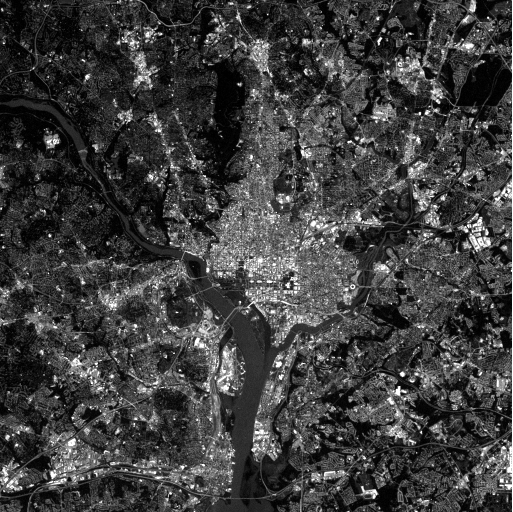
#> input picture images/WashingtonDCBand1.bmp, 1026 x 1024 px (shown at 1/2 size); its folder holds 4 pictures in this run; the run also reads 1 picture not shown here
$ python 11-04.py
#> lines starting #> are read from the running program, lines starting #| are printed output that depends on the picture
"""
Copyright (C) 2025 Fu Tszkok

:module: Project 11-04
:function: Principal Components
:author: Fu Tszkok
:date: 2025-09-25
:license: AGPLv3 + Additional Restrictions (Non-Commercial Use)

This code is licensed under GNU Affero General Public License v3 (AGPLv3) with additional terms.
- Commercial use prohibited (including but not limited to sale, integration into commercial products)
- Academic use requires clear attribution in code comments or documentation

Full AGPLv3 text available in LICENSE file or at <https://www.gnu.org/licenses/agpl-3.0.html>
"""

import cv2 as cv
import matplotlib.pyplot as plt
import numpy as np


# [50 lines left out: functions calculate_pca, transform_to_pc, reconstruct_data, not called in this run]


# Load the 6 grayscale bands of the WashingtonDC dataset.
band_images = [cv.imread(f'../../images/WashingtonDCBand{i}.bmp', cv.IMREAD_GRAYSCALE) for i in range(1, 7)]
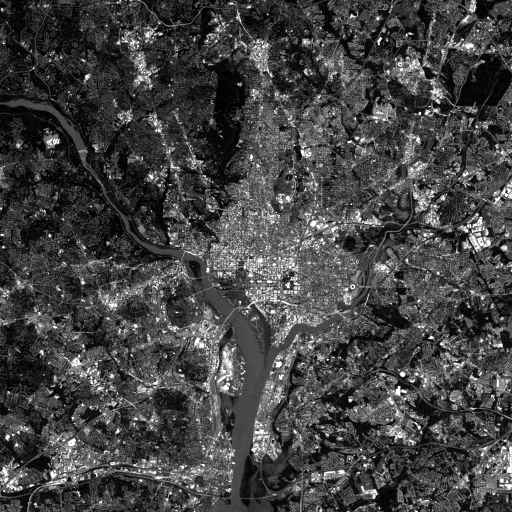
#> input picture images/WashingtonDCBand2.bmp, 1026 x 1024 px (shown at 1/2 size)
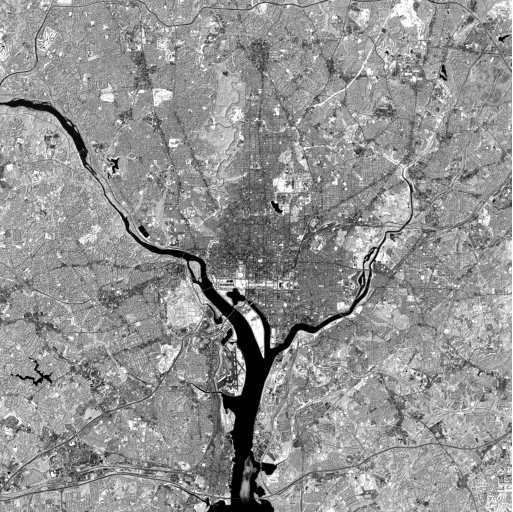
#> input picture images/WashingtonDCBand4.bmp, 1026 x 1024 px (shown at 1/2 size)
#> band_images = 6 items

H, W = band_images[0].shape
#> H = 1024; W = 1026
N = len(band_images)  # Number of bands (features).
#> N = 6
K = H * W             # Number of pixels (samples).
#> K = 1050624

# Display the original band images.
plt.figure(figsize=(13, 8))
for i in range(N):
    plt.subplot(2, 3, i + 1)
    plt.axis('off')
#> (the run stopped early here; a loop or call above may not have finished)
